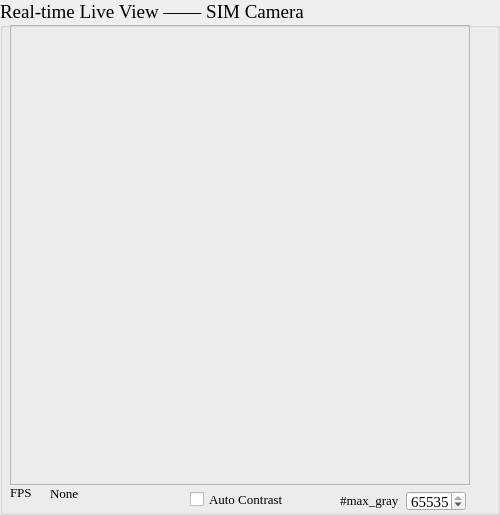
  <widget class="QGroupBox" name="grp_realTimeLiveView_2">
   <property name="geometry">
    <rect>
     <x>1000</x>
     <y>200</y>
     <width>500</width>
     <height>515</height>
    </rect>
   </property>
   <property name="sizePolicy">
    <sizepolicy hsizetype="Preferred" vsizetype="Preferred">
     <horstretch>0</horstretch>
     <verstretch>0</verstretch>
    </sizepolicy>
   </property>
   <property name="minimumSize">
    <size>
     <width>100</width>
     <height>100</height>
    </size>
   </property>
   <property name="maximumSize">
    <size>
     <width>999</width>
     <height>999</height>
    </size>
   </property>
   <property name="font">
    <font>
     <family>Times New Roman</family>
     <pointsize>14</pointsize>
     <weight>50</weight>
     <bold>false</bold>
    </font>
   </property>
   <property name="title">
    <string>Real-time Live View —— SIM Camera</string>
   </property>
   <widget class="QLabel" name="lb_sCMOS_cameraView">
    <property name="geometry">
     <rect>
      <x>10</x>
      <y>25</y>
      <width>460</width>
      <height>460</height>
     </rect>
    </property>
    <property name="minimumSize">
     <size>
      <width>400</width>
      <height>300</height>
     </size>
    </property>
    <property name="maximumSize">
     <size>
      <width>600</width>
      <height>600</height>
     </size>
    </property>
    <property name="font">
     <font>
      <family>Times New Roman</family>
      <pointsize>14</pointsize>
      <weight>50</weight>
      <bold>false</bold>
     </font>
    </property>
    <property name="frameShape">
     <enum>QFrame::StyledPanel</enum>
    </property>
    <property name="text">
     <string/>
    </property>
   </widget>
   <widget class="QLabel" name="lb_sCMOS_FPSshow">
    <property name="geometry">
     <rect>
      <x>50</x>
      <y>485</y>
      <width>50</width>
      <height>16</height>
     </rect>
    </property>
    <property name="minimumSize">
     <size>
      <width>50</width>
      <height>15</height>
     </size>
    </property>
    <property name="maximumSize">
     <size>
      <width>50</width>
      <height>20</height>
     </size>
    </property>
    <property name="font">
     <font>
      <family>Times New Roman</family>
      <pointsize>10</pointsize>
      <weight>50</weight>
      <bold>false</bold>
     </font>
    </property>
    <property name="text">
     <string>None</string>
    </property>
   </widget>
   <widget class="QLabel" name="lb_FPSshow_7">
    <property name="geometry">
     <rect>
      <x>10</x>
      <y>485</y>
      <width>30</width>
      <height>15</height>
     </rect>
    </property>
    <property name="minimumSize">
     <size>
      <width>30</width>
      <height>15</height>
     </size>
    </property>
    <property name="maximumSize">
     <size>
      <width>30</width>
      <height>15</height>
     </size>
    </property>
    <property name="font">
     <font>
      <family>Times New Roman</family>
      <pointsize>10</pointsize>
      <weight>50</weight>
      <bold>false</bold>
     </font>
    </property>
    <property name="text">
     <string>FPS</string>
    </property>
   </widget>
   <widget class="QWidget" name="layoutWidget">
    <property name="geometry">
     <rect>
      <x>340</x>
      <y>490</y>
      <width>128</width>
      <height>22</height>
     </rect>
    </property>
    <layout class="QGridLayout" name="gridLayout_27">
     <item row="0" column="0">
      <widget class="QLabel" name="label_79">
       <property name="sizePolicy">
        <sizepolicy hsizetype="Preferred" vsizetype="Preferred">
         <horstretch>0</horstretch>
         <verstretch>0</verstretch>
        </sizepolicy>
       </property>
       <property name="minimumSize">
        <size>
         <width>60</width>
         <height>15</height>
        </size>
       </property>
       <property name="maximumSize">
        <size>
         <width>60</width>
         <height>15</height>
        </size>
       </property>
       <property name="font">
        <font>
         <family>Times New Roman</family>
         <pointsize>10</pointsize>
         <weight>50</weight>
         <bold>false</bold>
        </font>
       </property>
       <property name="text">
        <string>#max_gray</string>
       </property>
      </widget>
     </item>
     <item row="0" column="1">
      <widget class="QSpinBox" name="spb_sCMOS_displayGray_max">
       <property name="sizePolicy">
        <sizepolicy hsizetype="Fixed" vsizetype="Fixed">
         <horstretch>0</horstretch>
         <verstretch>0</verstretch>
        </sizepolicy>
       </property>
       <property name="minimumSize">
        <size>
         <width>60</width>
         <height>20</height>
        </size>
       </property>
       <property name="maximumSize">
        <size>
         <width>60</width>
         <height>20</height>
        </size>
       </property>
       <property name="font">
        <font>
         <family>Times New Roman</family>
         <pointsize>11</pointsize>
         <weight>50</weight>
         <bold>false</bold>
        </font>
       </property>
       <property name="minimum">
        <number>1</number>
       </property>
       <property name="maximum">
        <number>65535</number>
       </property>
       <property name="singleStep">
        <number>100</number>
       </property>
       <property name="value">
        <number>65535</number>
       </property>
      </widget>
     </item>
    </layout>
   </widget>
   <widget class="QCheckBox" name="chb_sCMOS_autoContrast">
    <property name="geometry">
     <rect>
      <x>190</x>
      <y>488</y>
      <width>130</width>
      <height>22</height>
     </rect>
    </property>
    <property name="font">
     <font>
      <family>Times New Roman</family>
      <pointsize>10</pointsize>
      <weight>50</weight>
      <bold>false</bold>
     </font>
    </property>
    <property name="text">
     <string>Auto Contrast</string>
    </property>
    <property name="checked">
     <bool>false</bool>
    </property>
   </widget>
  </widget>
